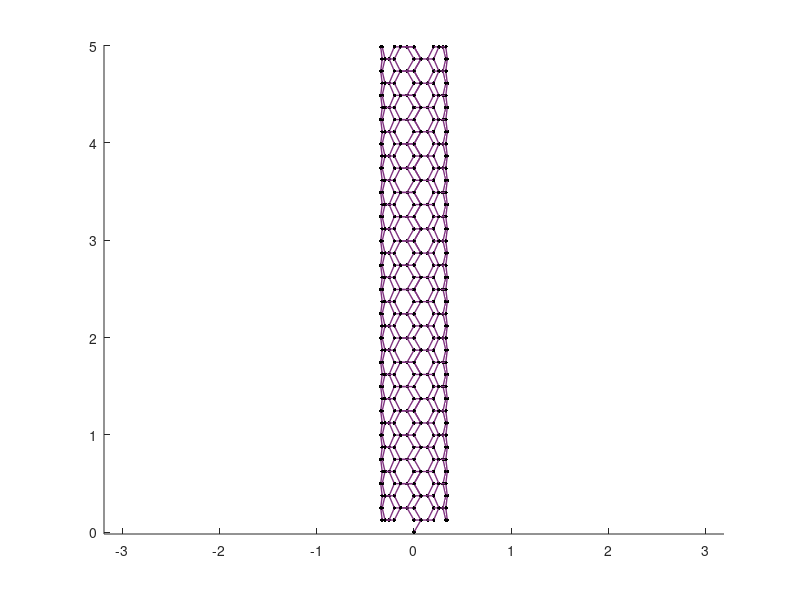

The MATLAB script that drew this image:
% ........................... Input Data ...................................
n = input('n Chiral Index: ');
m = input('m Chiral Index: ');
l = input('Tube lenght (nm): ');

%Interatomic Spacing C-C
bl = 0.144;

%Lattice Constant
a = 2 * bl * cos(pi / 6);

a1 = [1; 0] * a;
a2 = [cos(pi / 3); sin(pi / 3)] * a;

vector = n * a1 + m * a2;

length_vector = sqrt(vector(1, 1)^2 + vector(2, 1)^2);
cos_t = vector(1, 1) / length_vector;
sin_t = vector(2, 1) / length_vector;
T = [cos_t, sin_t; -sin_t, cos_t];
counter = 1;
check = 1;
y_temp = -bl / 2;

% ...................... Generating graphene plane .........................

graphene_plane = [];
for j = 0:5 * round(l / bl)
    if (check == 3)
        xo = a / 2;
        check = check + 1;
        y_temp = y_temp + bl / 2;
    elseif (check == 4)
        x = a / 2;
        check = 1;
        y_temp = y_temp + bl;
    elseif (check == 2)
        xo = 0;
        check = check + 1;
        y_temp = y_temp + bl;
    else
        xo = 0;
        check = check + 1;
        y_temp = y_temp + bl / 2;
    end
    for i = -5 * round(l / a):5 * round(l / a)
        x = xo + i * a;
        y = y_temp;
        R = [x; y];
        R_temp = T * R;
        if (and(R_temp(1, 1) >= 0, R_temp(1, 1) < 1.01 * length_vector))
            if (and(R_temp(2, 1) >= 0, R_temp(2, 1) < l))
                graphene_plane(counter, 1) = counter;
                graphene_plane(counter, 2) = R_temp(1, 1);
                graphene_plane(counter, 3) = R_temp(2, 1);
                counter = counter + 1;
            end
        end
    end
end

% .............. Rolling the Graphene plane ..........................
Number_atoms = size(graphene_plane, 1);
r = length_vector / 2 / pi;

Atom_data = zeros(Number_atoms, 4);
for i = 1:Number_atoms
    teta = graphene_plane(i, 2) / r;
    Atom_data(i, 1) = i;
    Atom_data(i, 2) = r * sin(teta);
    Atom_data(i, 3) = graphene_plane(i, 3);
    Atom_data(i, 4) = r * cos(teta) + r;
end

% ............. Generating Bond matrix ...............................
Bond_matrix = zeros(Number_atoms);

for i = 1:Number_atoms
    for j = i + 1:Number_atoms
        distance = norm(Atom_data(i, 2:4) - Atom_data(j, 2:4));
        if (distance < 1.1 * bl)
            Bond_matrix(i, j) = 1;
            Bond_matrix(j, i) = 1;
        end
    end
end

% .................. Drawing atoms and bonds .........................
figure;
hold on;
% Set color for atoms
atom_color = [0 0 0];

for i = 1:Number_atoms
    x = Atom_data(i, 2);
    y = Atom_data(i, 3);
    z = Atom_data(i, 4);
    [xx, yy, zz] = sphere();
    rr = 0.075 * a;
    surf(rr * xx + x, rr * yy + y, rr * zz + z, 'EdgeColor', 'none', 'LineStyle', 'none', 'FaceLighting', 'phong', 'FaceColor', atom_color)
    axis equal;
end

% Set color for bonds
bond_color = [0.50 0.200 0.50];

for i = 1:Number_atoms
    for j = i + 1:Number_atoms
        if (Bond_matrix(i, j) == 1)
            x = Atom_data(i, 2);
            y = Atom_data(i, 3);
            z = Atom_data(i, 4);
            xx = Atom_data(j, 2);
            yy = Atom_data(j, 3);
            zz = Atom_data(j, 4);
            line([x, xx], [y, yy], [z, zz], 'Color', bond_color, 'LineWidth', 1)
        end
    end
end

% .................. Generating output files .........................
Atom_data = Atom_data';
Bond_data = find(Bond_matrix == 1);
[i, j] = ind2sub(size(Bond_matrix), Bond_data);
Bond_data = [i, j];

fid1 = fopen('Atom_data.txt', 'wt');
fid2 = fopen('Bond_data.txt', 'wt');
fprintf(fid1, 'Atom_number     X(nm)     Y(nm)     Z(nm)     \n');
fprintf(fid2, 'Bond_number      Atom1      Atom2     \n');
fprintf(fid1, '%d  %15.10f  %15.10f  %15.10f  \n', Atom_data);
fprintf(fid2, '%d  %d  %d  \n', Bond_data);
fclose(fid1);
fclose(fid2);

hold off;
